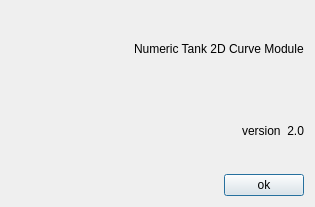
<?xml version="1.0" encoding="UTF-8"?>
<ui version="4.0">
 <class>curve_aboutDialog</class>
 <widget class="QDialog" name="curve_aboutDialog">
  <property name="geometry">
   <rect>
    <x>0</x>
    <y>0</y>
    <width>315</width>
    <height>207</height>
   </rect>
  </property>
  <property name="windowTitle">
   <string>About</string>
  </property>
  <layout class="QVBoxLayout" name="verticalLayout">
   <item>
    <layout class="QHBoxLayout" name="horizontalLayout">
     <item>
      <widget class="QLabel" name="label">
       <property name="text">
        <string/>
       </property>
       <property name="textFormat">
        <enum>Qt::AutoText</enum>
       </property>
       <property name="pixmap">
        <pixmap>images/curve.png</pixmap>
       </property>
       <property name="scaledContents">
        <bool>true</bool>
       </property>
      </widget>
     </item>
     <item>
      <widget class="QLabel" name="label_2">
       <property name="text">
        <string>Numeric Tank 2D Curve Module</string>
       </property>
      </widget>
     </item>
    </layout>
   </item>
   <item>
    <layout class="QHBoxLayout" name="horizontalLayout_2">
     <item>
      <spacer name="horizontalSpacer">
       <property name="orientation">
        <enum>Qt::Horizontal</enum>
       </property>
       <property name="sizeHint" stdset="0">
        <size>
         <width>40</width>
         <height>20</height>
        </size>
       </property>
      </spacer>
     </item>
     <item>
      <widget class="QLabel" name="label_3">
       <property name="text">
        <string>version  2.0</string>
       </property>
      </widget>
     </item>
    </layout>
   </item>
   <item>
    <layout class="QHBoxLayout" name="horizontalLayout_3">
     <item>
      <spacer name="horizontalSpacer_2">
       <property name="orientation">
        <enum>Qt::Horizontal</enum>
       </property>
       <property name="sizeHint" stdset="0">
        <size>
         <width>40</width>
         <height>20</height>
        </size>
       </property>
      </spacer>
     </item>
     <item>
      <widget class="QPushButton" name="pushButton">
       <property name="text">
        <string>ok</string>
       </property>
      </widget>
     </item>
    </layout>
   </item>
  </layout>
 </widget>
 <resources/>
 <connections/>
</ui>
